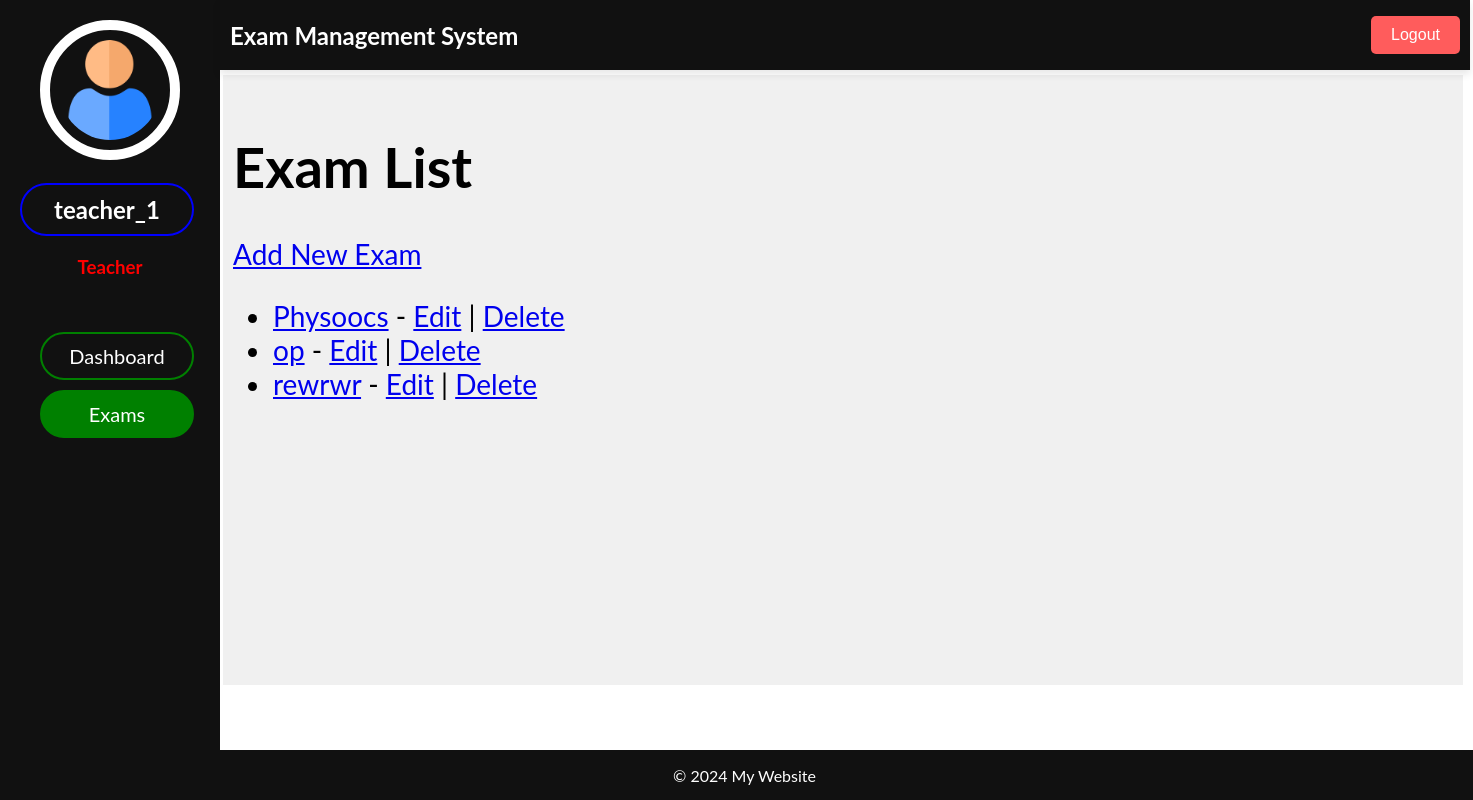
Screenshot of /teacherpanel/4/exams/all with the database file from the repository.
### admin_panel/models.py (models this page shows, shortened)
class Teacher(models.Model):
    teacher_id = models.AutoField(primary_key=True)
    name = models.CharField(max_length=100)
    email = models.EmailField()
    phone = models.CharField(max_length=15)
    classes = models.ManyToManyField(Class, blank=True)

class Exam(models.Model):
    exam_id = models.AutoField(primary_key=True)
    name = models.CharField(max_length=100)

### teacher_panel/views.py (the view)
# urls.py: path('exams/all', views.exam_list, name='exam_list'),
def exam_list(request, teacher_id):
    teacher = get_object_or_404(Teacher, pk=teacher_id)
    exams = Exam.objects.all()
    return render(request, 'teacher_exams/exam_list.html', {'teacher': teacher, 'exams': exams})

### teacher_panel/templates/teacher_exams/exam_list.html (shortened to what this page needs)
{% extends "teacher_dashboard/index.html" %}
{% block header %}
    {% include "teacher_dashboard/header.html" %}
{% endblock header %}
{% block sidenav %}
    {% include "teacher_exams/sidenav.html" %}
{% endblock sidenav %}
{% block main %}
    <h1>Exam List</h1>
    <a href="{% url 'teacher_exam_create' teacher.pk %}">Add New Exam</a>
    <ul>
        {% for exam in exams %}
            <li>
                <a href="{% url 'teacher_exam_detail' teacher.pk exam.pk %}">{{ exam.name }}</a> -
                <a href="{% url 'teacher_exam_update' teacher.pk exam.pk %}">Edit</a> |
                <a href="{% url 'teacher_exam_delete' teacher.pk exam.pk %}">Delete</a>
            </li>
        {% endfor %}
    </ul>
{% endblock main %}
{% block footer %}
    {% include "teacher_dashboard/footer.html" %}
{% endblock footer %}

### teacher_panel/templates/teacher_exams/sidenav.html (shortened to what this page needs)
{% load static %}
<div class="admin_profile">
    <img src="{% static "images/user.png" %}"/>
    <h2>{{ teacher.name }}</h2>
    <h3 style="color: red; text-align: center;">Teacher</h3>
</div>
<br/>
<ul class="sections">
    <li><a href="{% url "teacher_dashboard" teacher.pk %}">Dashboard</a></li>
    <li><a href="{% url "teacher_exams" teacher.pk %}"  class="current_nav">Exams</a></li>
</ul>

### admin_panel/static/css/index.css (style rules this page uses)
body { font-family: "Lato", sans-serif; }
.admin_profile img { width: 100px; height: 100px; border-radius: 100%; border: 10px solid white; padding: 10px; margin-left: 40px; }
.admin_profile h2 { color: white; text-align: center; border: 2px solid blue; border-radius: 50px; padding: 10px; width: 150px; margin-left: 20px; }
.sections li a { border: 2px solid green; border-radius: 50px; padding: 10px; text-decoration: none; font-size: 20px; color: white; display: block; text-align: center; width: 130px; }
.sections li { list-style-type: none; padding: 0; margin-left: 0; display: block; margin-top: 10px; align-self: center; }
.current_nav { background-color: green; color: white; }

### rows the page displays
Teacher: name "teacher_1"
Exam: name "Physoocs"
Exam: name "op"
Exam: name "rewrwr"
